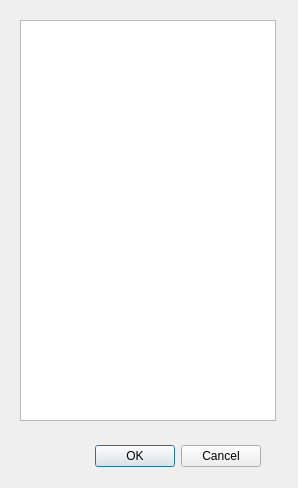
<?xml version="1.0" encoding="UTF-8"?>
<ui version="4.0">
 <class>Dialog</class>
 <widget class="QDialog" name="Dialog">
  <property name="geometry">
   <rect>
    <x>0</x>
    <y>0</y>
    <width>298</width>
    <height>488</height>
   </rect>
  </property>
  <property name="windowTitle">
   <string>Dialog</string>
  </property>
  <widget class="QDialogButtonBox" name="buttonBox">
   <property name="geometry">
    <rect>
     <x>10</x>
     <y>440</y>
     <width>251</width>
     <height>32</height>
    </rect>
   </property>
   <property name="orientation">
    <enum>Qt::Horizontal</enum>
   </property>
   <property name="standardButtons">
    <set>QDialogButtonBox::Cancel|QDialogButtonBox::Ok</set>
   </property>
  </widget>
  <widget class="QListWidget" name="listWidget">
   <property name="geometry">
    <rect>
     <x>20</x>
     <y>20</y>
     <width>256</width>
     <height>401</height>
    </rect>
   </property>
  </widget>
 </widget>
 <resources/>
 <connections>
  <connection>
   <sender>buttonBox</sender>
   <signal>accepted()</signal>
   <receiver>Dialog</receiver>
   <slot>accept()</slot>
   <hints>
    <hint type="sourcelabel">
     <x>248</x>
     <y>254</y>
    </hint>
    <hint type="destinationlabel">
     <x>157</x>
     <y>274</y>
    </hint>
   </hints>
  </connection>
  <connection>
   <sender>buttonBox</sender>
   <signal>rejected()</signal>
   <receiver>Dialog</receiver>
   <slot>reject()</slot>
   <hints>
    <hint type="sourcelabel">
     <x>316</x>
     <y>260</y>
    </hint>
    <hint type="destinationlabel">
     <x>286</x>
     <y>274</y>
    </hint>
   </hints>
  </connection>
 </connections>
</ui>
